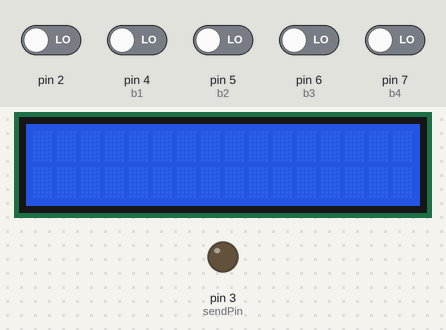
Recording of a sketch running on a simulated Arduino Uno, built with avr-gcc and run on an emulated ATmega328P. Shown: 16×2 character LCD, output pins drawn as LEDs (lit = HIGH). Dashed ring = blinking. The inputs (shaded band) are chosen by the test bench; at power-on: pin 2, pin 4 (b1), pin 5 (b2), pin 6 (b3), pin 7 (b4) LOW.

Above: at 1.3 s.
1.4 s: pin 4 (b1) driven HIGH
At 2.3 s:
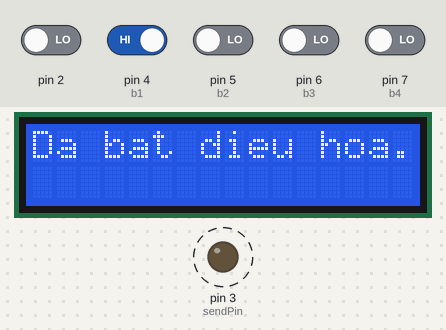
4.4 s: pin 5 (b2) driven HIGH
At 5.8 s:
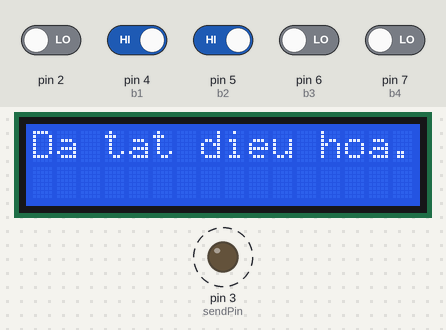
7.4 s: pin 6 (b3) driven HIGH
At 9.1 s:
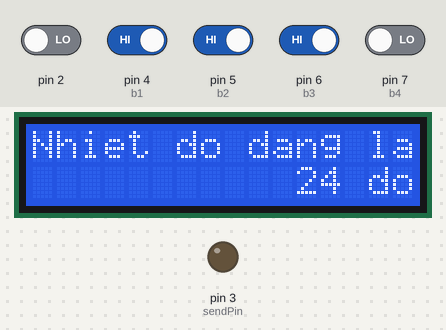
10.4 s: pin 6 (b3) driven LOW
11.9 s: pin 7 (b4) driven HIGH
At 14.8 s:
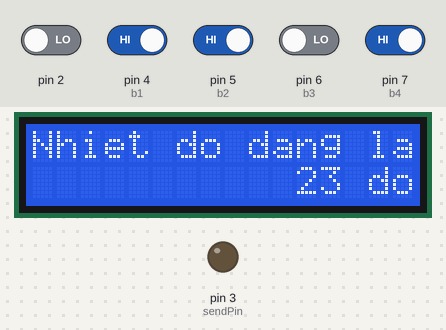
14.9 s: pin 4 (b1) driven LOW
Timing chart, 0 to 17.8 s (numbered marks = the images above; inputs shaded):
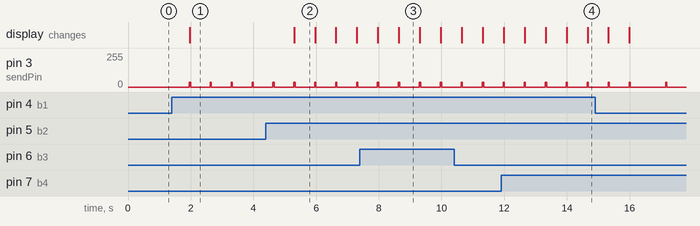

The sketch:

Code.ino
```cpp
#include <Arduino.h>
#include <Wire.h>
#include <LiquidCrystal_I2C.h>
#define DISABLE_CODE_FOR_RECEIVER
#define sendPin 3
const int b1 = 4;
const int b2 = 5;
const int b3 = 6;
const int b4 = 7;

int timer;
int temp=23;
unsigned long aMicroseconds;
LiquidCrystal_I2C lcd(0x27,16,2);

void setup() {
  //Cấu hình Timer/Counter 2 trong chế độ PWM, tạo tín hiệu PWM trên chân đầu ra OC2B với tần số 38kHz và cấu hình chân 3 (sendPin)(cũng là chân OC2B) là chân ra
    TCNT2 = 0;
    TCCR2A |= _BV(COM2B1);
    const uint16_t tPWMWrapValue = (F_CPU / 2000) / (38000);
    TCCR2A = _BV(WGM20);
    TCCR2B = _BV(WGM22) | _BV(CS20);
    OCR2A = tPWMWrapValue - 1;
    OCR2B = ((tPWMWrapValue * 30) / 100) - 1;
    TCNT2 = 0;
  //Khởi tạo input, output và lcd
    pinMode(sendPin, OUTPUT);
    pinMode(b1, INPUT);
    pinMode(b2, INPUT);
    pinMode(b3, INPUT);
    pinMode(b4, INPUT);
    lcd.begin(16,2);
    lcd.init();
    lcd.backlight();
}

void wakeUp() {
  timer = 0;
}

void loop() {
  timer = 0;
  attachInterrupt(0, wakeUp, HIGH); //khi các chân Digital ở mức HIGH thì hàm wakeUp gọi liên tục thì timer = 0
  const uint16_t rawDataON[] =
{3200, 9900,  480, 1480,  480, 480,  480, 480,  480,  480, 480, 1480,  480, 480,  480, 480,  480, 480,  480, 480,  480, 480,  480, 480,  480, 480,  480, 480,  480, 480,  480, 480,  480, 480,  480, 1480, 480, 480,  480, 480,  480, 480,  480, 480,  480, 1480,  480, 480,  480, 480,  480, 1480,  480, 1480,  480, 480,  480, 480,  480};
  const uint16_t rawDataOFF[] =
{3200, 9900,  480, 1480,  480, 480,  480, 480,  480,  480,  480, 1480, 480,480,  480, 480,  480,480,  480, 1480,  480, 1480,  480, 480,  480, 480,  480, 480,  480, 480,  480, 480,  480, 480,  480, 480,  480, 480,  480, 480,  480,480, 480, 480, 480, 1480,  480, 480,  480, 1480,  480, 480,  480, 480,  480, 480,  480, 1480,  480};
  const uint16_t rawData23[] =
{3200, 9900,  480, 1480,  480, 480, 480, 480,  480, 480, 480, 1480,  480, 480,  480, 480,  480, 480,  480, 480,  480, 480,  480, 480,  480, 480,  480, 1480,  480, 480,  480, 480,  480, 480,  480, 1480,  480,480, 480, 480,  480, 480,  480, 480, 480, 1480,  480, 480,  480, 480, 480, 480,  480, 1480,  480, 480,  480, 480, 480};
  const uint16_t rawData24[] =
{3144, 9654,  496, 1564,  530, 512,  506, 510,  454, 562,  452, 1582,  538, 478,  512, 530,  450, 542,  474, 542,  502, 514,  500, 544,  502, 520,  522, 1556,  446, 548,  468, 548,  524, 514,  502, 1532,  472, 542,  502, 514,  502, 1536,  466, 548,  524, 1532,  478, 538,  502, 514,  502, 514,  502, 1530,  476, 540,  502, 1532,  472};
  const uint16_t rawData25[] =
{3200, 9900,  480, 1480,  480, 480,  480, 480,  480, 480,  480, 1480,  480, 480,  480, 480,  480, 480,  480, 480,  480, 480,  480, 480,  480, 480,  480, 1480,  480, 480,  480, 480,  480, 480,  480, 1480,  480, 480,  480, 1480,  480, 480,  480, 480,  480, 1480,  480, 480,  480, 480,  480, 480,  480, 1480,  480, 1480,  480, 480,  480};
  const uint16_t rawData26[] =
{3200, 9900,  480, 1480,  480, 480,  480, 480,  480, 480,  480, 1480,  480, 480,  480, 480,  480, 480,  480, 480,  480, 480,  480, 480,  480, 480,  480, 1480,  480, 480,  480, 480,  480, 480,  480, 1480, 480, 480,  480, 1480,  480, 1480,  480, 480,  480, 1480,  480, 480,  480, 480,  480, 480,  480, 1480,  480, 1480,  480, 1480,  480};
  while (timer < 10000) {
    if (digitalRead(b1) == HIGH) {
      timer = 0;
      delay(500);
      for (uint_fast16_t i = 0; i < 59; i++) {
        aMicroseconds = rawDataON[i];
        if (i & 1) {
          unsigned long start = micros() - (64 / clockCyclesPerMicrosecond()); //gán start cho thời điểm hiện tại
          while (micros() - start < aMicroseconds) {    }  // khi thời điểm sau - thời điểm hiện tại < mảng[i] thì không làm gì, khi lớn hơn thì dừng. Tóm lại để nghỉ
        }
        else {
          analogWrite(sendPin, (256L*40)/100);
          unsigned long start = micros() - (64 / clockCyclesPerMicrosecond());
          while (micros() - start < aMicroseconds) {  }
          analogWrite(sendPin, 0);
          /*
          i lẻ ứng với xung thấp - chỉ nghỉ
          i chẵn ứng với xung cao - gửi xung cao (bật led) xong nghỉ rồi tắt led
          */
        }
      }
      lcd.clear();
      lcd.setCursor(0,0);
      lcd.print("Da bat dieu hoa."); //mảng là mảng bật ở 23 độ nhé
      delay(100);
    }
    if (digitalRead(b2) == HIGH) {
      timer = 0;
      delay(500);
      for (uint_fast16_t i = 0; i < 59; i++) {
        aMicroseconds = rawDataOFF[i];
        if (i & 1) {
          unsigned long start = micros() - (64 / clockCyclesPerMicrosecond());
          while (micros() - start < aMicroseconds) {    }
        }
        else {
          analogWrite(sendPin, (256L*40)/100);
          unsigned long start = micros() - (64 / clockCyclesPerMicrosecond());
          while (micros() - start < aMicroseconds) {  }
          analogWrite(sendPin, 0);
        }
      }
      lcd.clear();
      lcd.setCursor(0,0);
      lcd.print("Da tat dieu hoa."); //mảng là mảng tắt ở 23 độ nhé
      delay(100);
    }
    if(digitalRead(b3) == HIGH) {
      temp++;
      timer = 0;
      delay(500);
      if(temp==24){
        for (uint_fast16_t i = 0; i < 59; i++) {
          aMicroseconds = rawData24[i];
          if (i & 1) {
            unsigned long start = micros() - (64 / clockCyclesPerMicrosecond());
            while (micros() - start < aMicroseconds) {    }
          }
          else {
            analogWrite(sendPin, (256L*40)/100);
            unsigned long start = micros() - (64 / clockCyclesPerMicrosecond());
            while (micros() - start < aMicroseconds) {  }
            analogWrite(sendPin, 0);
          }
        }
        lcd.clear();
        lcd.setCursor(0,0);
        lcd.print("Nhiet do dang la");
        lcd.setCursor(11,1);
        lcd.print("24 do");
        delay(100);
      }
      if(temp==25){
        for (uint_fast16_t i = 0; i < 59; i++) {
          aMicroseconds = rawData25[i];
          if (i & 1) {
            unsigned long start = micros() - (64 / clockCyclesPerMicrosecond());
            while (micros() - start < aMicroseconds) {    }
          }
          else {
            analogWrite(sendPin, (256L*40)/100);
            unsigned long start = micros() - (64 / clockCyclesPerMicrosecond());
            while (micros() - start < aMicroseconds) {  }
            analogWrite(sendPin, 0);
          }
        }
        lcd.clear();
        lcd.setCursor(0,0);
        lcd.print("Nhiet do dang la");
        lcd.setCursor(11,1);
        lcd.print("25 do");
        delay(100);
      }
      if(temp==26){
        for (uint_fast16_t i = 0; i < 59; i++) {
          aMicroseconds = rawData26[i];
          if (i & 1) {
            unsigned long start = micros() - (64 / clockCyclesPerMicrosecond());
            while (micros() - start < aMicroseconds) {    }
          }
          else {
            analogWrite(sendPin, (256L*40)/100);
            unsigned long start = micros() - (64 / clockCyclesPerMicrosecond());
            while (micros() - start < aMicroseconds) {  }
            analogWrite(sendPin, 0);
          }
        }
        lcd.clear();
        lcd.setCursor(0,0);
        lcd.print("Nhiet do dang la");
        lcd.setCursor(11,1);
        lcd.print("26 do");
        delay(100);
      }
      if(temp>26){
        temp=26;
      }
    }
    if(digitalRead(b4) == HIGH) {
      temp--;
      timer = 0;
      delay(500);
      if(temp==25){
        for (uint_fast16_t i = 0; i < 59; i++) {
          aMicroseconds = rawData25[i];
          if (i & 1) {
            unsigned long start = micros() - (64 / clockCyclesPerMicrosecond());
            while (micros() - start < aMicroseconds) {    }
          }
          else {
            analogWrite(sendPin, (256L*40)/100);
            unsigned long start = micros() - (64 / clockCyclesPerMicrosecond());
            while (micros() - start < aMicroseconds) {  }
            analogWrite(sendPin, 0);
          }
        }
        lcd.clear();
        lcd.setCursor(0,0);
        lcd.print("Nhiet do dang la");
        lcd.setCursor(11,1);
        lcd.print("25 do");
        delay(100);
      }
      if(temp==24){
        for (uint_fast16_t i = 0; i < 59; i++) {
          aMicroseconds = rawData24[i];
          if (i & 1) {
            unsigned long start = micros() - (64 / clockCyclesPerMicrosecond());
            while (micros() - start < aMicroseconds) {    }
          }
          else {
            analogWrite(sendPin, (256L*40)/100);
            unsigned long start = micros() - (64 / clockCyclesPerMicrosecond());
            while (micros() - start < aMicroseconds) {  }
            analogWrite(sendPin, 0);
          }
        }
        lcd.clear();
        lcd.setCursor(0,0);
        lcd.print("Nhiet do dang la");
        lcd.setCursor(11,1);
        lcd.print("24 do");
        delay(100);
      }
      if(temp==23){
        for (uint_fast16_t i = 0; i < 59; i++) {
          aMicroseconds = rawData23[i];
          if (i & 1) {
            unsigned long start = micros() - (64 / clockCyclesPerMicrosecond());
            while (micros() - start < aMicroseconds) {    }
          }
          else {
            analogWrite(sendPin, (256L*40)/100);
            unsigned long start = micros() - (64 / clockCyclesPerMicrosecond());
            while (micros() - start < aMicroseconds) {  }
            analogWrite(sendPin, 0);
          }
        }
        lcd.clear();
        lcd.setCursor(0,0);
        lcd.print("Nhiet do dang la");
        lcd.setCursor(11,1);
        lcd.print("23 do");
        delay(100);
      }
      if(temp<23){
        temp = 23;
      }
    }
    delay(1);
    timer = timer + 1;
  }
}
// Sửa là 3200 9900 480 1480
/*
- Nếu thích chỉnh ở 27 đến 30 thì để thành mảng như này:
(Bật và tắt ở 27 độ)
  const uint16_t rawDataON[] = {
3200, 9900,  480, 1480,  480, 480,  480, 480,  480, 480,  480, 1480,  480, 480,  480, 480,  480, 480,  480, 480,  480, 480,  480, 480,  480, 480,  480, 480,  480, 480, 480, 480,  480, 480,  480, 1480,  480, 1480,  480, 480,  480, 480,  480, 480,  480, 1480,  480, 480,  480, 480,  480, 480,  480, 480,  480, 480, 480, 480,  480};
//  const uint16_t rawDataON[] = {
//3174, 9652,  542, 1518,  540, 502,  514, 502,  514, 502,  514, 1518,  514, 502,  534, 480,  536, 480,  542, 474,  542, 500,  530, 514,  514, 502,  540, 502,  516, 500,  514, 502,  432, 584,  540, 1490,  542, 1518,  464, 552,  454, 562,  454, 562,  540, 1518,  516, 500,  516, 500,  482, 532,  542, 500,  516, 500,  540, 476,  542};
  const uint16_t rawDataOFF[] = {
3200, 9900,  480, 1480,  480, 480,  480, 480,  480, 480,  480, 1480,  480, 480,  480, 480,  480, 480,  480, 1480,  480, 1480,  480, 480,  480, 480, 480, 480,  480, 480,  480, 480,  480, 480,  480, 480,  480, 480,  480, 480,  480, 480,  480, 480,  480, 1480,  480, 480,  480, 1480,  480, 480,  480, 480, 480, 480,  480, 1480,  480};
//  const uint16_t rawDataOFF[] = {
//3142, 9684,  538, 1522,  538, 478,  508, 508,  532, 486,  532, 1500,  534, 482,  536, 508,  506, 536,  510, 1548,  512, 1520,  498, 518,  536, 506,  510, 504,  512, 506,  510, 506,  454, 562,  456, 560,  458, 558,  494, 522,  538, 504,  488, 526,  538, 1548,  512, 504,  496, 1536,  538, 478,  502, 512,  530, 486,  532, 1526,  514};
  const uint16_t rawData27[] = {
3150, 9628,  564, 1518,  540, 500,  516, 502,  514, 502,  514, 1518,  542, 474,  542, 502,  514, 502,  514, 502,  514, 502,  540, 502,  514, 500,  540, 1518,  502, 514,  528, 488,  542, 500,  516, 1516,  518, 1514,  544, 498,  516, 500,  494, 524,  542, 1516,  544, 498,  516, 500,  544, 1516,  516, 500,  518, 498,  432, 584,  540};
  const uint16_t rawData28[] ={
3200, 9900,  480, 1480,  480, 480,  480, 480,  480, 480,  480, 1480,  480, 480,  480, 480,  480, 480,  480, 480,  480, 480,  480, 480,  480, 480,  480, 1480,  480, 480,  480, 480,  480, 480,  480, 1480,  480, 1480,  480, 480,  480, 1480,  480, 480,  480, 1480,  480, 480,  480, 480,  480, 1480,  480, 480,  480, 480,  480, 1480,  480};
//  const uint16_t rawData28[] ={
//3088, 9740,  564, 1520,  434, 582,  480, 534,  540, 504,  534, 1524,  514, 502,  500, 544,  514, 502,  540, 502,  512, 502,  514, 502,  512, 502,  514, 1520,  540, 476,  540, 504,  460, 554,  540, 1494,  538, 1546,  514, 502,  514, 1520,  538, 476,  540, 1520,  540, 502,  500, 514,  540, 1522,  512, 504,  512, 504,  538, 1522,  512};
  const uint16_t rawData29[] ={
3200, 9900,  480, 1480,  480, 480,  480, 480,  480, 480,  480, 1480,  480, 480,  480, 480,  480, 480,  480, 480,  480, 480,  480, 480,  480, 480,  480, 1480,  480, 480,  480, 480,  480, 480,  480, 1480,  480, 1480,  480, 1480,  480, 480,  480, 480,  480, 1480,  480, 480,  480, 480,  480, 1480,  480, 480,  480, 1480,  480, 480,  480};
//  const uint16_t rawData29[] ={
//3150, 9628,  522, 1564,  514, 502,  490, 524,  494, 522,  498, 1560,  514, 502,  514, 502,  464, 552,  530, 486,  492, 550,  514, 502,  540, 502,  462, 1596,  512, 504,  514, 502,  456, 560,  512, 1522,  536, 1522,  512, 1520,  514, 504,  456, 560,  536, 1522,  514, 504,  512, 504,  512, 1520,  528, 488,  538, 1494,  536, 506,  514};
  const uint16_t rawData30[] ={
3200, 9900,  480, 1480,  480, 480,  480, 480,  480, 480,  480, 1480,  480, 480,  480, 480,  480, 480,  480, 480,  480, 480,  480, 480,  480, 480,  480, 1480,  480, 480,  480, 480,  480, 480,  480, 1480,  480, 1480,  480, 1480,  480, 1480,  480, 480,  480, 1480,  480, 480,  480, 480,  480, 1480,  480, 480,  536, 1480,  480, 1480,  480};
//  const uint16_t rawData30[] ={
//3144, 9680,  540, 1548,  514, 502,  512, 504,  466, 576,  512, 1520,  540, 476,  540, 504,  538, 504,  456, 560,  532, 484,  534, 482,  534, 482,  538, 1520,  512, 504,  502, 514,  538, 504,  512, 1520,  496, 1562,  460, 1572,  540, 1518,  514, 502,  538, 1522,  536, 480,  536, 480,  538, 1522,  432, 582,  536, 1498,  536, 1524,  512};

/*
- Các mảng thu được khi bật tắt ở 23 độ:
//  const uint16_t rawDataON[] =
//{3104, 9744,  476, 1564,  522, 516,  502, 514,  472, 570,  502, 1556,  504, 514,  502, 514,  484, 534,  472, 570,  502, 512,  504, 514,  502, 514,  502, 514,  546, 476,  522, 514,  472, 570,  502, 1558,  502, 512,  504, 512,  504, 514,  502, 512,  504, 1530,  472, 544,  472, 546,  526, 1532,  478, 1554,  474, 544,  498, 544,  500};
//  const uint16_t rawDataOFF[] =
//{3144, 9656,  564, 1522,  512, 504,  464, 578,  512, 504,  538, 1520,  538, 478,  538, 504,  512, 504,  540, 1520,  512, 1520,  538, 504,  514, 502,  464, 578,  514, 502,  538, 504,  514, 502,  514, 502,  538, 504,  540, 502,  514, 502,  512, 504,  492, 1540,  540, 502,  462, 1596,  490, 526,  538, 504,  514, 502,  538, 1522,  528};
//  const uint16_t rawData23[] =
//{3080, 9696,  526, 1534,  524, 492,  524, 514,  502, 514,  472, 1586,  498, 518,  472, 568,  504, 512,  500, 542,  504, 512,  504, 512,  504, 512,  474, 1584,  504, 514,  504, 512,  500, 542,  504, 1530,  504, 512,  502, 514,  502, 512,  504, 514,  472, 1586,  504, 514,  470, 548,  526, 512,  474, 1586,  504, 512,  476, 568,  504};
//  const uint16_t rawData25[] =
//{3146, 9656,  574, 1482,  550, 492,  520, 496,  520, 496,  504, 1554,  520, 496,  520, 496,  520, 496,  536, 480,  500, 516,  550, 466,  550, 466,  550, 1508,  520, 494,  522, 494,  520, 496,  440, 1594,  498, 518,  550, 1484,  550, 468,  548, 466,  550, 1510,  548, 468,  550, 492,  496, 520,  544, 1488,  550, 1536,  520, 496,  520};
//  const uint16_t rawData26[] =
//{3076, 9778,  482, 1574,  480, 538,  498, 544,  502, 516,  524, 1556,  504, 512,  500, 542,  486, 556,  504, 514,  504, 512,  504, 512,  504, 514,  500, 1560,  502, 512,  504, 518,  524, 512,  504, 1528,  506, 514,  496, 1538,  468, 1588,  502, 514,  504, 1556,  504, 512,  504, 512,  504, 514,  504, 1530,  472, 1562,  470, 1588,  504};
*/
```

Measured:
- after the input at 1.4 s, pin 3 (sendPin): alternates 35/255 for 0.04 s and 0/255 for 0.63 s, starting after 0.56 s; the display: changes after 0.57 s (image 1)
- after the input at 4.4 s, the display: changes after 0.90 s (image 2)
- after the input at 7.4 s, the display: first differs from a run without the input after 1.2 s (image 3)
- after the input at 11.9 s, the display: first differs from a run without the input after 0.76 s (image 4 shows a later state)
- what the display in image 2 shows lasts 0.7 s, from 5.3 s to 6.0 s
